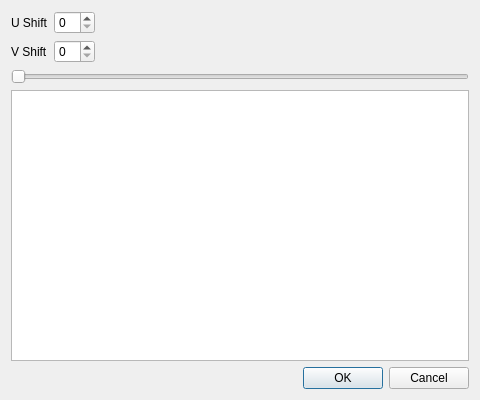
<?xml version="1.0" encoding="UTF-8"?>
<ui version="4.0">
 <class>chromashiftDialog</class>
 <widget class="QDialog" name="chromashiftDialog">
  <property name="geometry">
   <rect>
    <x>0</x>
    <y>0</y>
    <width>480</width>
    <height>400</height>
   </rect>
  </property>
  <property name="windowTitle">
   <string>ChromaShift</string>
  </property>
  <layout class="QVBoxLayout" name="verticalLayout">
   <item>
    <layout class="QGridLayout" name="gridLayout">
     <item row="0" column="1">
      <widget class="QSpinBox" name="spinBoxU"/>
     </item>
     <item row="1" column="1">
      <widget class="QSpinBox" name="spinBoxV"/>
     </item>
     <item row="0" column="0">
      <widget class="QLabel" name="labelU">
       <property name="text">
        <string>U Shift</string>
       </property>
      </widget>
     </item>
     <item row="1" column="0">
      <widget class="QLabel" name="labelV">
       <property name="text">
        <string>V Shift</string>
       </property>
      </widget>
     </item>
     <item row="0" column="2">
      <spacer>
       <property name="orientation">
        <enum>Qt::Horizontal</enum>
       </property>
       <property name="sizeHint" stdset="0">
        <size>
         <width>40</width>
         <height>20</height>
        </size>
       </property>
      </spacer>
     </item>
    </layout>
   </item>
   <item>
    <layout class="QHBoxLayout" name="toolboxLayout"/>
   </item>
   <item>
    <widget class="ADM_flyNavSlider" name="horizontalSlider">
     <property name="orientation">
      <enum>Qt::Horizontal</enum>
     </property>
    </widget>
   </item>
   <item>
    <widget class="QGraphicsView" name="graphicsView">
     <property name="focusPolicy">
      <enum>Qt::NoFocus</enum>
     </property>
    </widget>
   </item>
   <item>
    <widget class="QDialogButtonBox" name="buttonBox">
     <property name="orientation">
      <enum>Qt::Horizontal</enum>
     </property>
     <property name="standardButtons">
      <set>QDialogButtonBox::Cancel|QDialogButtonBox::Ok</set>
     </property>
    </widget>
   </item>
  </layout>
 </widget>
 <customwidgets>
  <customwidget>
   <class>ADM_flyNavSlider</class>
   <extends>ADM_QSlider</extends>
   <header>ADM_toolkitQt.h</header>
  </customwidget>
  <customwidget>
   <class>ADM_QSlider</class>
   <extends>QSlider</extends>
   <header>ADM_toolkitQt.h</header>
  </customwidget>
 </customwidgets>
 <resources/>
 <connections>
  <connection>
   <sender>buttonBox</sender>
   <signal>accepted()</signal>
   <receiver>chromashiftDialog</receiver>
   <slot>accept()</slot>
   <hints>
    <hint type="sourcelabel">
     <x>248</x>
     <y>254</y>
    </hint>
    <hint type="destinationlabel">
     <x>157</x>
     <y>274</y>
    </hint>
   </hints>
  </connection>
  <connection>
   <sender>buttonBox</sender>
   <signal>rejected()</signal>
   <receiver>chromashiftDialog</receiver>
   <slot>reject()</slot>
   <hints>
    <hint type="sourcelabel">
     <x>316</x>
     <y>260</y>
    </hint>
    <hint type="destinationlabel">
     <x>286</x>
     <y>274</y>
    </hint>
   </hints>
  </connection>
 </connections>
</ui>
